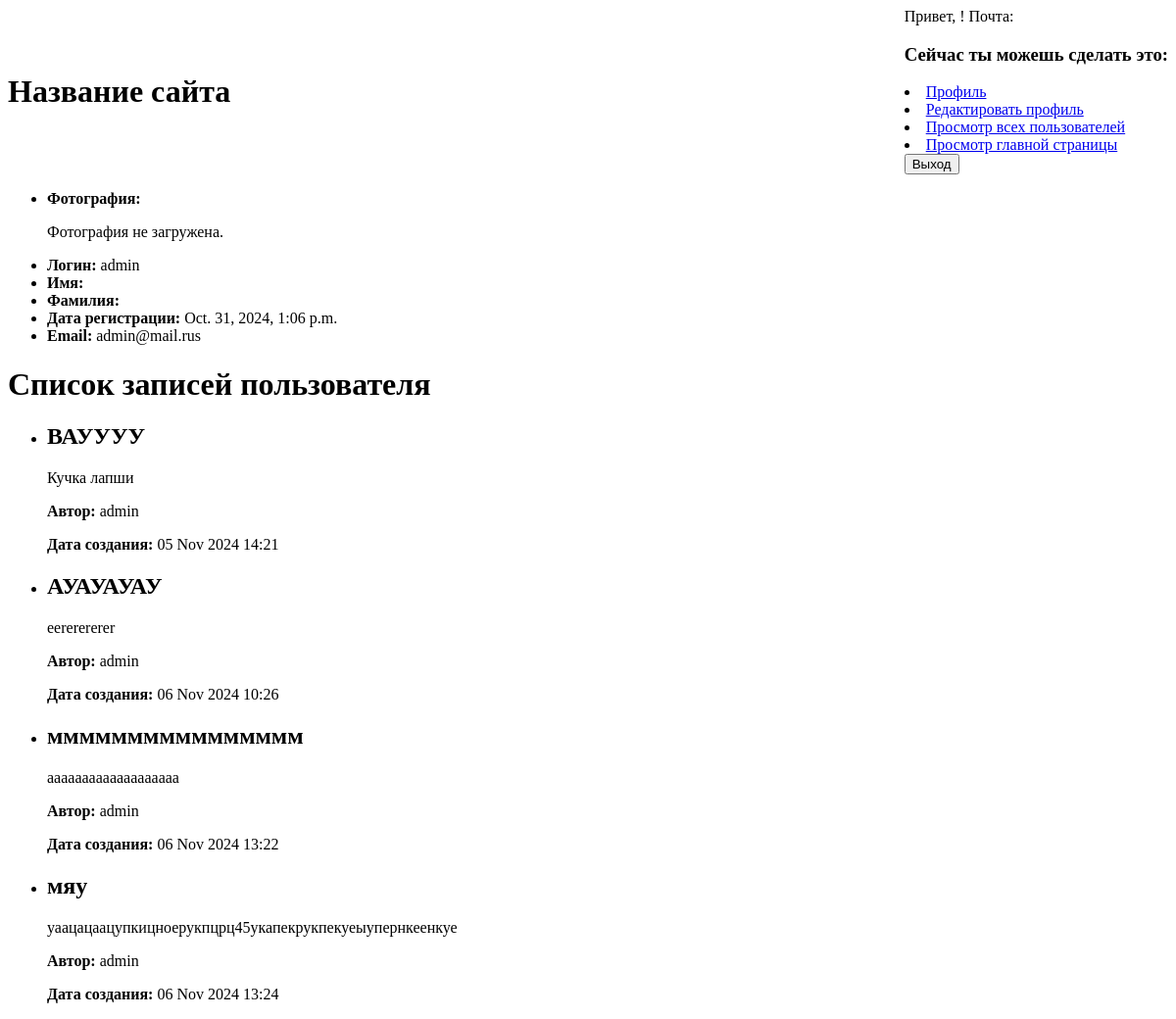
Page /user/1/ on the earlier database version.
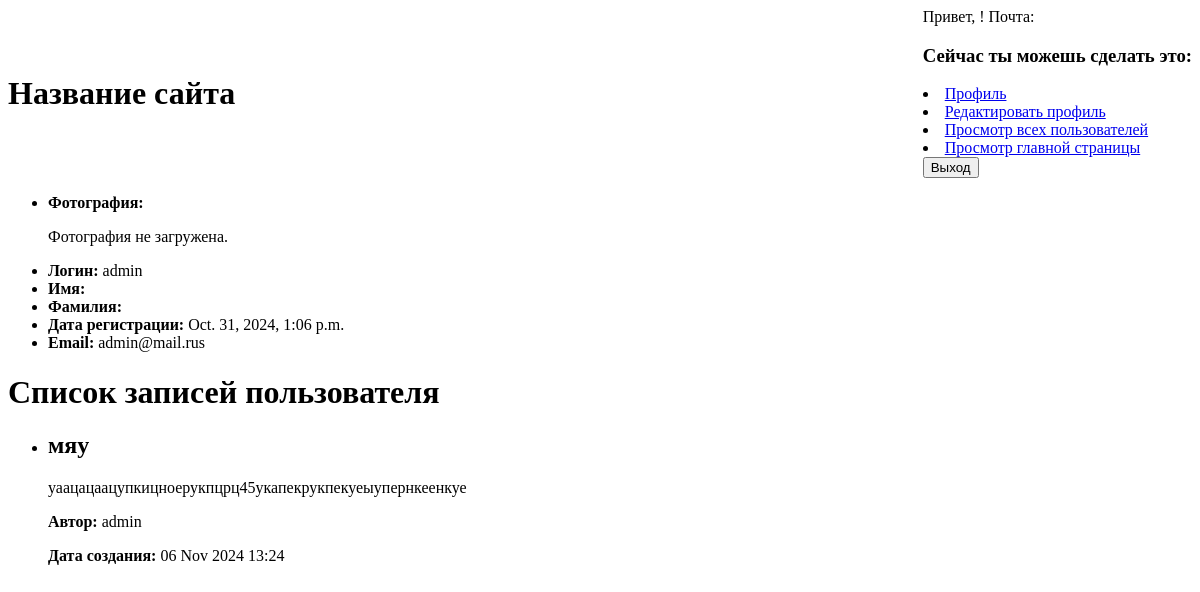
Same page on the later database version.
### board/models.py (models this page shows, shortened)
class Note(models.Model):
    text = models.TextField()
    creation_date = models.DateTimeField(auto_now_add=True)
    name = models.CharField(max_length=20, blank=True, null=True)
    user = models.ForeignKey(User, on_delete=models.CASCADE)
    class Meta:
        verbose_name = "Запись"
        verbose_name_plural = "Записи"

### user/models.py (models this page shows, shortened)
class User(AbstractUser):
    registration_date = models.DateTimeField(auto_now_add=True)
    avatar = models.ImageField(
        verbose_name="Фотография пользователя",
        blank=True,
        upload_to=settings.MEDIA_USER_IMAGE_DIR,
    )
    class Meta:
        verbose_name = "Пользователь"
        verbose_name_plural = "Пользователи"

### user/views.py (the view)
# urls.py: path("<int:pk>/", UserDetailView.as_view(), name="user_detail"),
class UserDetailView(DetailView):
    model = User
    template_name = "user/user_detail.html"
    def get_context_data(self, **kwargs):
        context = super().get_context_data(**kwargs)
        user = self.get_object()
        context["notes"] = Note.objects.filter(user=user)
        return context

### templates/user/user_detail.html (shortened to what this page needs)
<!DOCTYPE html>
<html lang="ru">
<head>
    {% load static %}
</head>
<body>
    <header>
        {% include 'page/header.html' %}
    </header>
    <ul>
        <li>
            <strong>Фотография:</strong>
            {% if user.avatar %}
                <img src="{{ user.avatar.url }}" width="100" height="200" alt="">
            {% else %}
                <p>Фотография не загружена.</p>
            {% endif %}
        </li>
        <li><strong>Логин:</strong> {{ user.username }}</li>
        <li><strong>Имя:</strong> {{ user.first_name }}</li>
        <li><strong>Фамилия:</strong> {{ user.last_name }}</li>
        <li><strong>Дата регистрации:</strong> {{ user.registration_date }}</li>
        <li><strong>Email:</strong> {{ user.email }}</li>
    </ul>
    <h1>Список записей пользователя</h1>
    <ul>
        {% for note in notes %}
            <li>
                <h2>{{ note.name }}</h2>
                <p>{{ note.text }}</p>
                <p><strong>Автор:</strong> {{ note.user.username }}</p>
                <p><strong>Дата создания:</strong> {{ note.creation_date|date:"d M Y H:i" }}</p>
            </li>
        {% empty %}
            <li>Записей нет.</li>
        {% endfor %}
    </ul>
</body>
</html>

Differences in the rows shown:
removed Note: name "ВАУУУУ", text "Кучка лапши", user.username "admin", creation_date "05 Nov 2024 14:21"
removed Note: name "АУАУАУАУ", text "eererererer", user.username "admin", creation_date "06 Nov 2024 10:26"
removed Note: name "мммммммммммммммм", text "ааааааааааааааааааа", user.username "admin", creation_date "06 Nov 2024 13:22"
